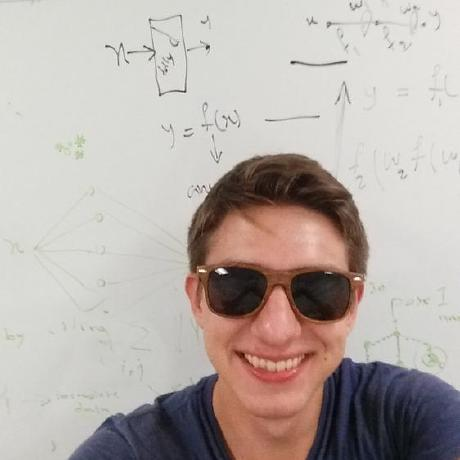
%> input picture image.jpg, 460 x 460 px
$ octave main.m   (GNU Octave 9; MATLAB toolbox functions it lacks are replaced by stand-ins)
%> lines starting %> are read from the running program, lines starting %| are printed output that depends on the picture; in (x1, y1, x2, y2) boxes, pixels count from 0 and x2, y2 are one past the last pixel; in counts of white or black regions, pixels touching at a corner belong together; the program's own positions count from 1
%> further down, I is the input picture: size 460x460x3 uint8; mean R, G, B 183.6, 174.5, 169.8
### ICM.m
function segmentation=ICM(image,class_number,potential,maxIter)
%> called with class_number = 2, potential = 50, maxIter = 30
[width,height,bands]=size(image);
%> width = 460; height = 460; bands = 3
image=reshape(image,width*height,bands);

[segmentation,c]=kmeans(image,class_number);
%> c = [213.3 208.8 203.1; 89.27 65.48 63.77]
clear  c;

iter=0;
while iter<maxIter
    iter
    [mu,sigma]=GMM_parameter(image,segmentation,class_number);
    Ef=EnergyOfFeatureField(image,mu,sigma,class_number);
    El=EnergyOfLabel(segmentation,potential,width,height,class_number);
    E=Ef+El;
    [tm,segmentation]=min(E,[],2);
    iter=iter+1;
end
%> this loop made 30 passes
%> mu on passes 1 to 12: [213.3 208.8 203.1; 89.27 65.48 63.77], [213.2 208.9 203.3; 90.1 65.94 64.13], [213.3 209.1 203.4; 90.85 66.43 64.52], [213.3 209.2 203.6; 91.62 66.96 64.95], [213.3 209.4 203.8; 92.29 67.42 65.32], [213.3 209.5 203.9; 92.96 67.88 65.69], [213.4 209.6 204.1; 93.58 68.3 66.02], [213.4 209.8 204.2; 94.2 68.72 66.35], [213.4 209.9 204.4; 94.78 69.12 66.67], [213.4 210 204.5; 95.32 69.49 66.96], [213.4 210.1 204.6; 95.82 69.84 67.24], [213.4 210.2 204.8; 96.35 70.2 67.52]
%> pass 1, in EnergyOfLabel, `segmentation=reshape(segmentation,[width,height]);`:
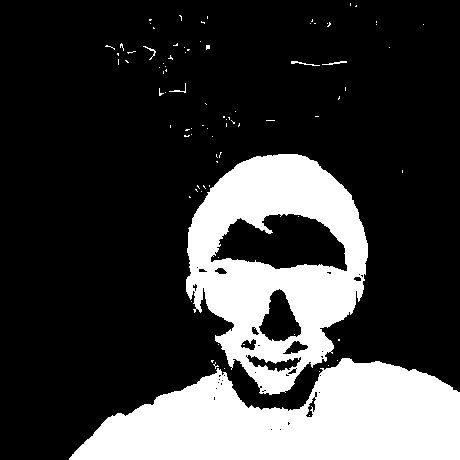
%> segmentation: size 460x460 double; values 1 (black) and 2 (white), 23.9% white; 87 white regions (81 under 20 px), largest, box (x1, y1, x2, y2) and area: (69, 358, 460, 460) 26650, (186, 154, 368, 395) 23542, (291, 61, 320, 66) 47, (322, 61, 347, 65) 42, (143, 46, 156, 60) 35, (169, 83, 186, 93) 33
%> pass 2, in EnergyOfLabel (call 2), `segmentation=reshape(segmentation,[width,height]);`:
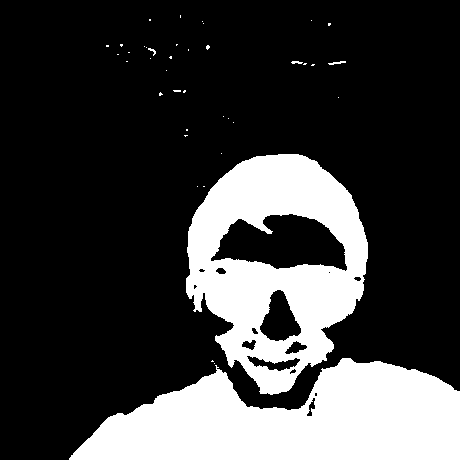
%> segmentation: size 460x460 double; values 1 (black) and 2 (white), 24.1% white; 40 white regions (35 under 20 px), largest, box (x1, y1, x2, y2) and area: (69, 358, 460, 460) 26809, (186, 154, 368, 395) 23928, (328, 61, 346, 65) 37, (291, 61, 303, 64) 26, (148, 48, 156, 56) 24
%> pass 3, in EnergyOfLabel (call 3), `segmentation=reshape(segmentation,[width,height]);`:
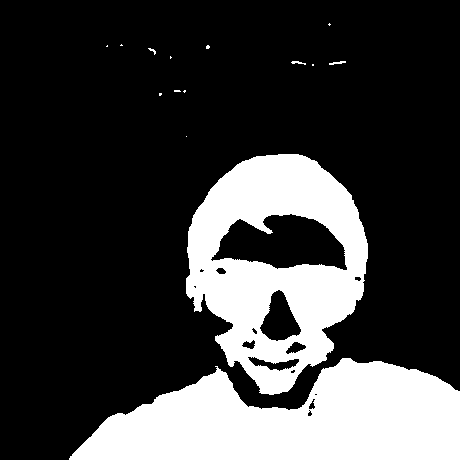
%> segmentation: size 460x460 double; values 1 (black) and 2 (white), 24.2% white; 15 white regions (10 under 20 px), largest, box (x1, y1, x2, y2) and area: (69, 358, 460, 460) 26922, (186, 154, 368, 395) 24229, (329, 61, 346, 65) 37, (291, 61, 306, 65) 31, (148, 48, 156, 55) 21
%> after the loop, iter = 30
segmentation=reshape(segmentation,[width,height]);
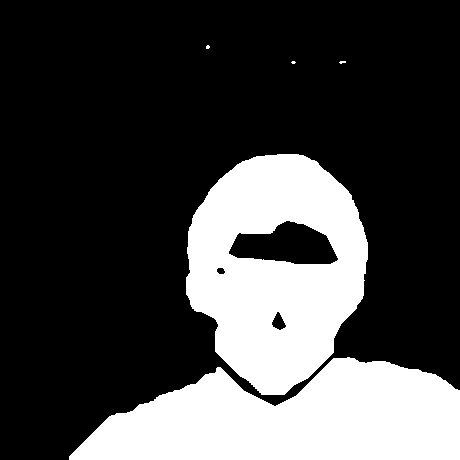
%> segmentation: size 460x460 double; values 1 (black) and 2 (white), 27.1% white; 5 white regions (3 under 20 px), largest, box (x1, y1, x2, y2) and area: (186, 154, 368, 395) 29087, (69, 357, 460, 460) 28132
end

### GMM_parameter.m
function [mu,sigma]=GMM_parameter(image,segmentation,class_number)
[n,d]=size(image);

mu=zeros(class_number,d);
sigma=zeros(d,d,class_number);

for i=1:class_number
    Im_i=image(segmentation==i,:);
    [sigma(:,:,i),mu(i,:)]=covmatrix(Im_i);
end
end

% [13 lines left out: function covmatrix, not called in this run]

### EnergyOfFeatureField.m
function [E]=EnergyOfFeatureField(image,mu,sigma,class_number)
n=size(image,1);
E=zeros(n,class_number);

for i=1:class_number
    mu_i=mu(i,:);
    sigma_i=sigma(:,:,i);
    diff_i=image-repmat(mu_i,[n,1]);
    E(:,i)=sum(diff_i*inv(sigma_i).*diff_i,2)+log(det(sigma_i));
end
end

### EnergyOfLabel.m
function E=EnergyOfLabel(segmentation,potential,width,height,class_number)
n=size(segmentation,1);
segmentation=reshape(segmentation,[width,height]);

%%  use Matrix to repalce the loop of for
E=zeros(n,class_number);
Nei8_x=NeiX(segmentation);
[a,b,c]=size(Nei8_x);
Nei8=reshape(Nei8_x,a*b,8);
for i=1:class_number
    E(:,i)=sum(Nei8~=i,2);
end
E=E*potential;

%% in fact, the following methods are almost the same
%% for to loop, here I drop the boundary line ,so when the potential is large enough as 100, the segmentation will be tortured
% [16 lines of commented-out code are left out]

%% feed the boundary
% [22 lines of commented-out code are left out]

### NeiX.m
function XN=NeiX(Y)
[s,t,P]=size(Y);
%upper-left
Yul=zeros(s,t,P);
Yul(2:s,2:t,:)=Y(1:s-1,1:t-1,:);
%upper
Yu=zeros(s,t,P);
Yu(2:s,:,:)=Y(1:s-1,:,:);
%upper-right
Yur=zeros(s,t,P);
Yur(2:s,1:t-1,:)=Y(1:s-1,2:t,:);
%right
Yr=zeros(s,t,P);
Yr(:,1:t-1,:)=Y(:,2:t,:);
%down-right
Ydr=zeros(s,t,P);
Ydr(1:s-1,1:t-1,:)=Y(2:s,2:t,:);
%down
Yd=zeros(s,t,P);
Yd(1:s-1,:,:)=Y(2:s,:,:);
%down-left
Ydl=zeros(s,t,P);
Ydl(1:s-1,2:t,:)=Y(2:s,1:t-1,:);
%left
Yl=zeros(s,t,P);
Yl(:,2:t,:)=Y(:,1:t-1,:);


XN=cat(3,Yul,Yu,Yur,Yr,Ydr,Yd,Ydl,Yl);
end

### main.m
clc;clear;
I=imread('image.jpg');
I=double(I);
% imshow(I)
% I1=double(I(:,:,1));
% imshow(I1,[])
class_number=2;
potential=50;
maxIter=30;

seg=ICM(I,class_number,potential,maxIter);
imshow( seg ,[])
% imwrite(mat2gray(seg),'seg.png')
